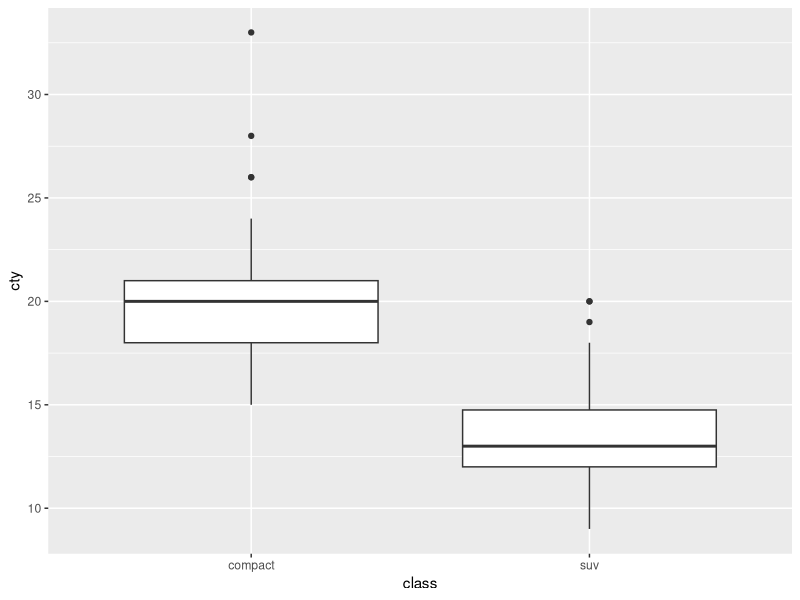
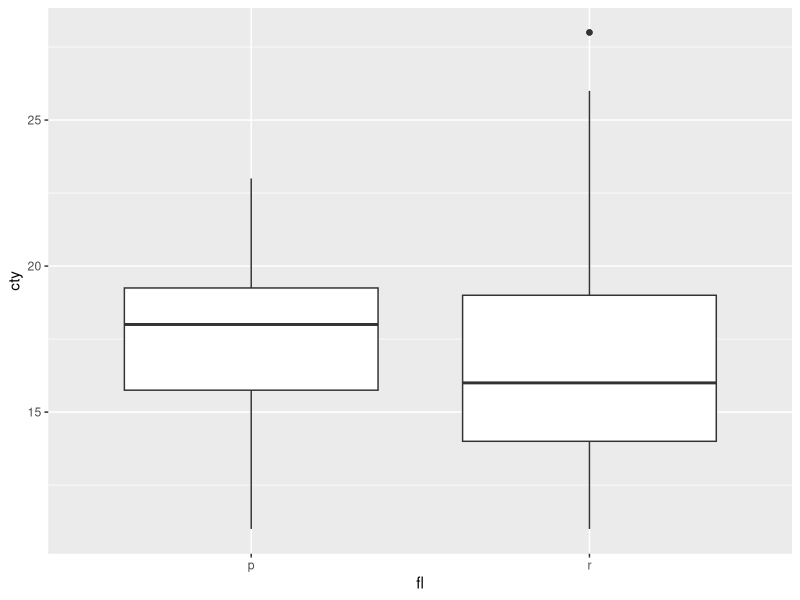

Write the R code that produced these figures, in order.
#13-2 t 검정-두 집단의 평균 비교

library(dplyr)
library(ggplot2)
mpg <- as.data.frame(ggplot2::mpg)
mpg_diff <- mpg %>%
  select(class, cty) %>% 
  filter(class %in% c("compact", "suv"))

table(mpg_diff$class)

ggplot(data=mpg_diff, aes(x=class,y=cty)) + geom_boxplot()

t.test(data=mpg_diff, cty~class, var.equal=T)
t.test(data=mpg_diff, cty~class)

mpg_diff2 <- mpg %>%
  select(fl, cty) %>% 
  filter(fl %in% c("r", "p"))

table(mpg_diff2$fl)

ggplot(data=mpg_diff2, aes(x=fl,y=cty)) + geom_boxplot()

t.test(data=mpg_diff2, cty~fl, var.equal=T)
t.test(data=mpg_diff2, cty~fl)

t.test(mpg$cty, mpg$hwy, paired = TRUE)
